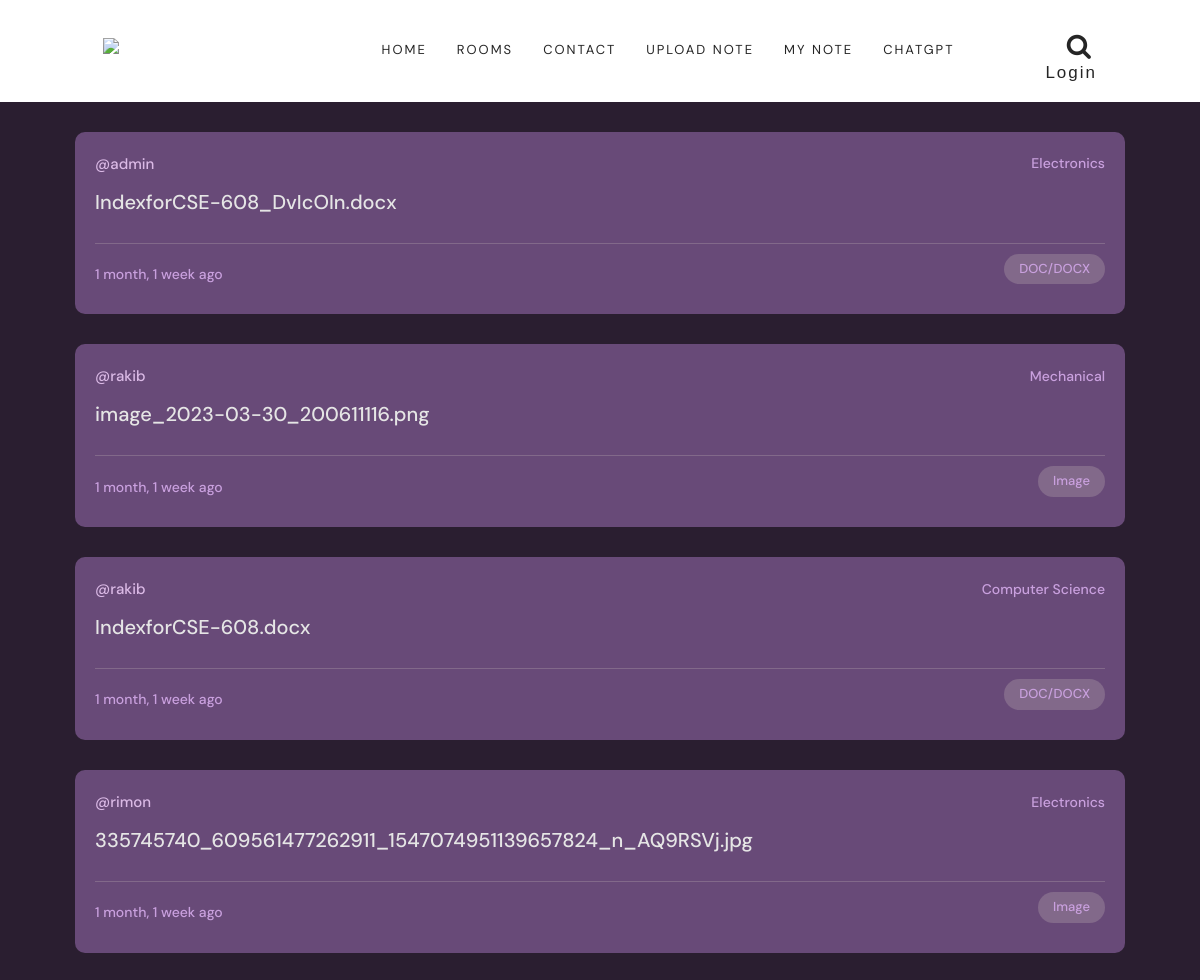
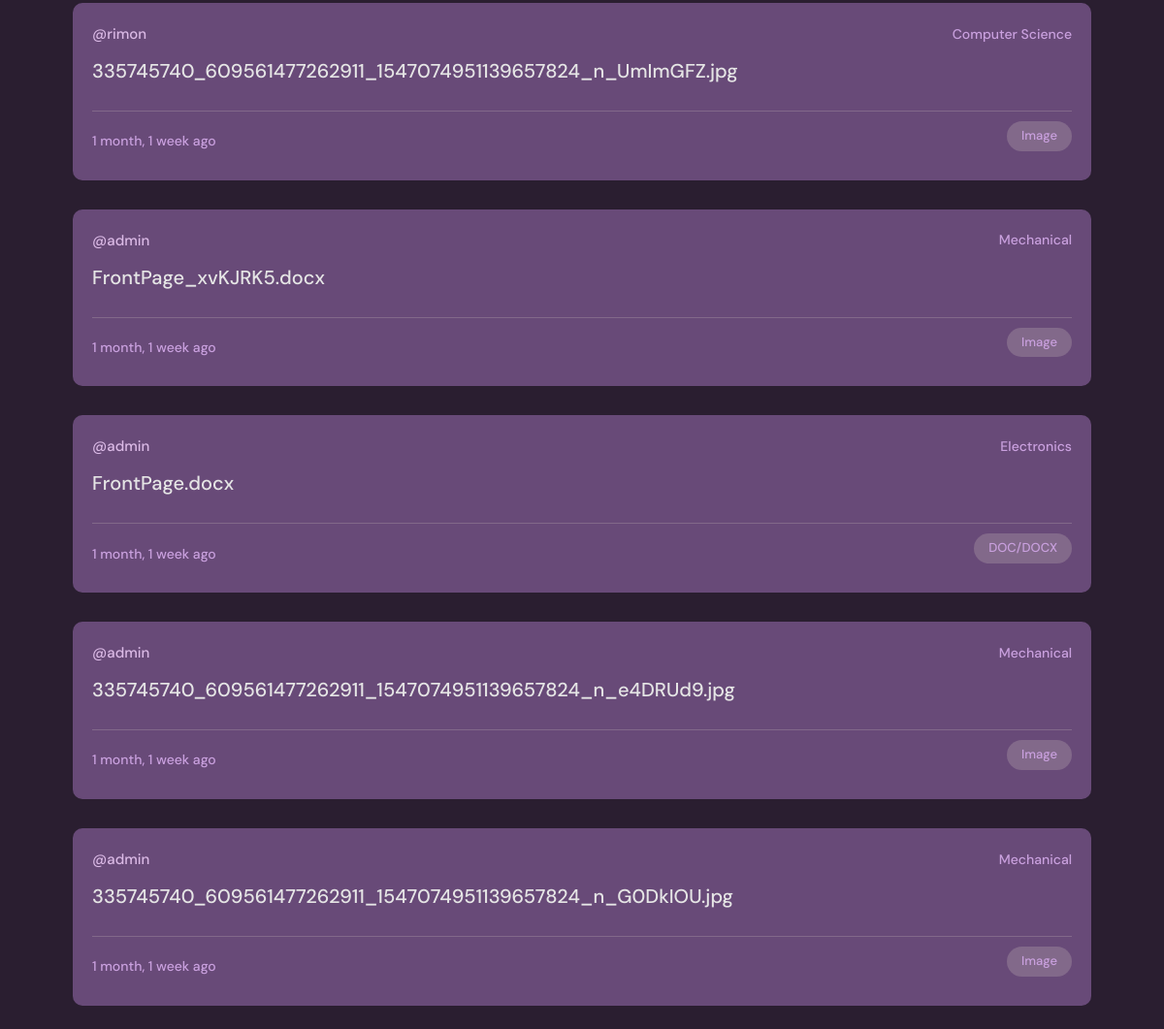
The page / on the database its author committed (2 pictures, top to bottom).
### base/models.py (models this page shows, shortened)
class Notes(models.Model):
    user = models.ForeignKey(User,on_delete=models.CASCADE)
    uploadingdate = models.CharField(max_length=30)
    branch = models.CharField(max_length=30)
    subject = models.CharField(max_length=30)
    notesfile = models.FileField(null=True)
    filetype = models.CharField(max_length=30)
    description = models.CharField(max_length=200, null=True)
    status = models.CharField(max_length=15)
    update = models.DateTimeField(auto_now=True)
    created = models.DateTimeField(auto_now_add=True)
    class Meta:
        ordering = ['-update', '-created']

### base/views.py (the view)
# urls.py: 2. Add a URL to urlpatterns:  path('', views.home, name='home')
def home(request):
    data = Notes.objects.all()
    context = {'data':data}
    return render(request,'main/home.html',context)

### base/templates/main/home.html (shortened to what this page needs)
{% extends 'base/base.html' %}{% include 'base/navbar.html' %}{% block content%}
<main class="">
  <div class="container">
    {% for note in data %}
    <div class="roomListRoom">
      <div class="roomListRoom__header">
        <a href="#" class="roomListRoom__author" style="text-decoration: none">
          <span>@{{note.user}}</span>
        </a>
        <div class="roomListRoom__actions">
          <span>{{note.branch}}</span>
        </div>
      </div>
      <div class="roomListRoom__content">
        <a href="{{note.notesfile.url}}" download>{{note.notesfile}}</a>
      </div>
      <div class="roomListRoom__meta">
        <a href="#" style="text-decoration:none; " class="roomListRoom__joined">{{note.created|timesince}} ago </a>
        <p class="roomListRoom__topic">{{note.filetype}}</p>
      </div>
    </div>
    {% endfor %}
  </div>
</main>
{% endblock %}

### templates/base/base.html (shortened to what this page needs)
{% load static %}
<!DOCTYPE html>
<html lang="en">
  <head>
    <link rel="stylesheet" href="{% static 'style/style.css' %}" />
    <link rel="stylesheet" href="{% static 'style/css/responsive.css' %}" />
    <link rel="stylesheet" href="{% static 'style/css/color/color.css' %}" />
    <link rel="stylesheet" href="{% static 'style/css/bootstrap.css' %}" />
    <link
      href="https://cdn.jsdelivr.net/npm/boxicons@2.0.5/css/boxicons.min.css"
      rel="stylesheet"
    />
  </head>
  <body>
    {% include 'base/navbar.html' %}{% block content %} {% endblock %}
  </body>
</html>

### templates/base/navbar.html (shortened to what this page needs)
{% load static %}
<main>
  <div id="wrapper">
    <header id="header" class="sticky-header">
      <div class="max-container">
        <strong class="logo">
          <a href="{% url 'home' %}">
            <span class="img">
              <img src="{% static 'style/images/logo.png ' %}" />
            </span>
          </a>
        </strong>
        <div class="align-right">
          <nav class="navbar navbar-default">
            <div class="container-fluid">
              <div
                class="collapse navbar-collapse"
                id="bs-example-navbar-collapse-1"
              >
                <ul class="nav navbar-nav">
                  <li>
                    <a href="{% url 'home' %}">Home</a>
                  </li>
                  <li><a href="{% url 'rooms' %}">Rooms</a></li>
                  <li><a href="#">Contact</a></li>
                  <li><a href=" {% url 'upload_notes' %} ">Upload Note</a></li>
                  <li><a href=" {% url 'my_notes' %} ">My Note</a></li>
                  <li><a href="{% url 'chat' %}">Chatgpt</a></li>
                </ul>
              </div>
            </div>
          </nav>
          <div class="search-area">
            <div class="search-box">
              <form action=" {% url 'rooms' %} " method="GET">
                <a class="search" name="q" href="{% url 'rooms' %}"
                  ><i class="icon-search"></i
                ></a>
                <input type="search" name="q" placeholder="Search Rooms...." />
              </form>
            </div>
            {% if request.user.is_authenticated %}
            <a
              href=" {% url 'update-user' %} "
              style="
                text-decoration: none;
                font-family: 'Quicksand', sans-serif;
                letter-spacing: 2px;
                font-size: 17px;
              "
              class="nav-link"
              >{{user.username}}</a
            >
            <a
              class="nav-link"
              style="
                text-decoration: none;
                font-family: 'Quicksand', sans-serif;
                letter-spacing: 2px;
                font-size: 17px;
              "
              href="{% url 'logout' %}"
              >Logout</a
            >
            {% else %}
            <a
              class="nav-link"
              style="
                text-decoration: none;
                font-family: 'Quicksand', sans-serif;
                letter-spacing: 2px;
                font-size: 17px;
              "
              href="{% url 'login' %}"
              >Login</a
            >{% endif %}
          </div>
        </div>
      </div>
    </header>
  </div>
</main>

### static/style/css/responsive.css (style rules this page uses)
@media only screen and (max-width: 1919px) { .max-container { padding: 0 15px; max-width: 1600px; } }
@media only screen and (max-width: 1919px) { .align-right { width: 82.7%; } }
@media only screen and (max-width: 1599px) { .max-container { max-width: 1400px; } }
@media only screen and (max-width: 1599px) { .align-right { width: 75.7%; } }
@media only screen and (max-width: 1599px) { #header .navbar-default { width: 83%; } }
@media only screen and (max-width: 1599px) { #header .navbar-nav li { margin: 0 2px 0 0; } }
@media only screen and (max-width: 1399px) { .max-container { max-width: 1280px; } }
@media only screen and (max-width: 1399px) { #header .navbar-nav a { padding: 8px 14px; } }
@media only screen and (max-width: 1279px) { .max-container { max-width: 1024px; } }
@media only screen and (max-width: 1279px) { .align-right { width: 76.5%; } }
@media only screen and (max-width: 1279px) { .navbar-collapse, .container-fluid { padding-right: 0; } }
@media only screen and (max-width: 1279px) { #header .navbar-default { width: 91%; } }
@media only screen and (max-width: 1279px) { .align-right .search-area { width: 9%; } }

### static/style/css/color/color.css (style rules this page uses)
.loader > div, .promo h2:after, .promo h2:before, .comment h3:after, .comment-form h3:after, .info .more:hover:after, .info .more:hover:before, .masonry-holder h2:after, .sidebar .widget h2:after, .error-sec .btn-back:hover, #header .navbar-nav a:after, #header .navbar-nav a:before, .visual .slick-dots button:hover, .visual .slick-dots .slick-active button, .blockquote blockquote cite:after { background: #43055a; }

### base/templates/main/home.html (style rules this page uses)
:root { --color-main: #dbbae6; --color-main-light: #e1f6fb; --color-dark: #684a78; --color-dark-medium: #82698a; --color-dark-light: #696d97; --color-light: #e5e5e5; --color-gray: #8b8b8b; --color-light-gray: #c9a0de; --color-bg: #2a1e30; --color-success: #5dd693; --color-error: #fc4b0b; }
* { font-family: "DM Sans", -apple-system, BlinkMacSystemFont, "Segoe UI", Roboto, Oxygen, Ubuntu, Cantarell, "Open Sans", "Helvetica Neue", sans-serif; margin: 0; padding: 0; box-sizing: border-box; text-rendering: optimizeLegibility; font-size: inherit; }
html { font-size: 56.25%; }
@media only screen and (min-width: 1200px) { html { font-size: 62.5%; } }
body { line-height: 1.6; font-weight: 400; font-size: 1.5rem; color: var(--color-light-gray); background-color: var(--color-bg); min-height: 100vh; }
img { width: 100%; }
a { display: inline-block; color: var(--color-main); text-decoration: none; }
.container { max-width: 120rem; width: 90%; margin: auto; }
.roomListRoom { margin-bottom: 2.4rem; background-color: var(--color-dark); border-radius: 1rem; padding: 2rem; }
.roomListRoom__header { display: flex; justify-content: space-between; align-items: center; }
.roomListRoom__author { font-weight: 500; display: flex; align-items: center; gap: 1rem; }
.roomListRoom__actions { display: flex; align-items: flex-start; gap: 1rem; position: relative; }
.roomListRoom__actions span { font-size: 1.4rem; font-weight: 500; }
.roomListRoom__content { margin: 1rem 0; }
.roomListRoom__content a { font-size: 2rem; font-weight: 500; margin-bottom: 1.5rem; color: var(--color-light); transition: all 0.3s ease-in-out; }
.roomListRoom__meta { border-top: 1px solid var(--color-dark-medium); padding-top: 1rem; display: flex; align-items: center; justify-content: space-between; }
.roomListRoom__joined { color: var(--color-light-gray); display: flex; align-items: center; gap: 1rem; font-size: 1.4rem; font-weight: 500; }
.roomListRoom__topic { padding: 5px 1.5rem; background-color: var(--color-dark-medium); border-radius: 5rem; font-weight: 500; font-size: 1.3rem; }
.roomListRoom { margin-top: 30px; }

### rows shown on the page
Notes: user "admin", branch "Electronics", notesfile "IndexforCSE-608_DvIcOIn.docx", created "1 month, 1 week", filetype "DOC/DOCX"
Notes: user "rakib", branch "Mechanical", notesfile "image_2023-03-30_200611116.png", created "1 month, 1 week", filetype "Image"
Notes: user "rakib", branch "Computer Science", notesfile "IndexforCSE-608.docx", created "1 month, 1 week", filetype "DOC/DOCX"
Notes: user "rimon", branch "Electronics", notesfile "335745740_609561477262911_1547074951139657824_n_AQ9RSVj.jpg", created "1 month, 1 week", filetype "Image"
Notes: user "rimon", branch "Computer Science", notesfile "335745740_609561477262911_1547074951139657824_n_UmImGFZ.jpg", created "1 month, 1 week", filetype "Image"
Notes: user "admin", branch "Mechanical", notesfile "FrontPage_xvKJRK5.docx", created "1 month, 1 week", filetype "Image"
Notes: user "admin", branch "Electronics", notesfile "FrontPage.docx", created "1 month, 1 week", filetype "DOC/DOCX"
Notes: user "admin", branch "Mechanical", notesfile "335745740_609561477262911_1547074951139657824_n_e4DRUd9.jpg", created "1 month, 1 week", filetype "Image"
Notes: user "admin", branch "Mechanical", notesfile "335745740_609561477262911_1547074951139657824_n_G0DkIOU.jpg", created "1 month, 1 week", filetype "Image"
